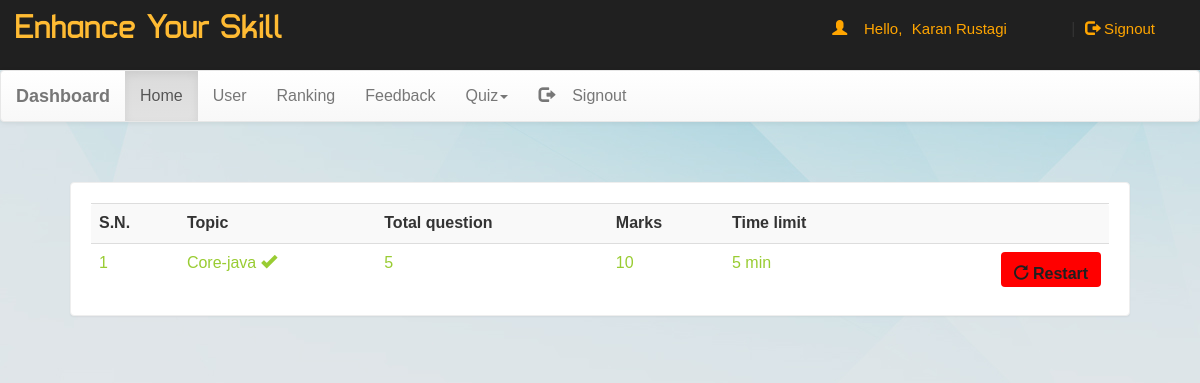
The app's page /dash.php (signed in) with its own data.
### tables this page shows
CREATE TABLE IF NOT EXISTS `quiz` (
  `eid` text NOT NULL,
  `title` varchar(100) NOT NULL,
  `sahi` int(11) NOT NULL,
  `wrong` int(11) NOT NULL,
  `total` int(11) NOT NULL,
  `time` bigint(20) NOT NULL,
  `intro` text NOT NULL,
  `tag` varchar(100) NOT NULL,
  `date` timestamp NOT NULL DEFAULT CURRENT_TIMESTAMP ON UPDATE CURRENT_TIMESTAMP
);

### dash.php (the view, shortened to what this page needs)
<!DOCTYPE html PUBLIC "-//W3C//DTD XHTML 1.0 Transitional//EN" "http://www.w3.org/TR/xhtml1/DTD/xhtml1-transitional.dtd">
<html xmlns="http://www.w3.org/1999/xhtml">
<head>
<link  rel="stylesheet" href="css/bootstrap.min.css"/>
 <link  rel="stylesheet" href="css/bootstrap-theme.min.css"/>
 <link rel="stylesheet" href="css/main.css">
 <link  rel="stylesheet" href="css/font.css">
</head>
<body  style="background:#eee;background-image: url('image/course.jpg')">
<div class="header">
<div class="row">
<div class="col-lg-6">
<span class="logo">Enhance Your Skill</span></div>
<?php
 include_once 'dbConnection.php';
$email=$_SESSION['email'];
  if(!(isset($_SESSION['email']))){
header("location:index.php");
}
else
{
$name = $_SESSION['name'];;
echo '<span class="pull-right top title1" ><span class="log1"><span class="glyphicon glyphicon-user" aria-hidden="true"></span>&nbsp;&nbsp;&nbsp;&nbsp;Hello,</span> <a href="account.php" class="log log1">'.$name.'</a>&nbsp;|&nbsp;<a href="logout.php?q=account.php" class="log"><span class="glyphicon glyphicon-log-out" aria-hidden="true"></span>&nbsp;Signout</button></a></span>';
}?>
</div></div>
<nav class="navbar navbar-default title1">
  <div class="container-fluid">
    <div class="navbar-header">
      <a class="navbar-brand" href="dash.php?q=0"><b>Dashboard</b></a>
    </div>
    <div class="collapse navbar-collapse" id="bs-example-navbar-collapse-1">
      <ul class="nav navbar-nav">
        <li <?php if(@$_GET['q']==0) echo'class="active"'; ?>><a href="dash.php?q=0">Home<span class="sr-only">(current)</span></a></li>
        <li <?php if(@$_GET['q']==1) echo'class="active"'; ?>><a href="dash.php?q=1">User</a></li>
		<li <?php if(@$_GET['q']==2) echo'class="active"'; ?>><a href="dash.php?q=2">Ranking</a></li>
		<li <?php if(@$_GET['q']==3) echo'class="active"'; ?>><a href="dash.php?q=3">Feedback</a></li>
        <li class="dropdown <?php if(@$_GET['q']==4 || @$_GET['q']==5) echo'active"'; ?>">
          <a href="#" class="dropdown-toggle" data-toggle="dropdown" role="button" aria-haspopup="true" aria-expanded="false">Quiz<span class="caret"></span></a>
        </li><li class="pull-right"> <a href="logout.php?q=account.php"><span class="glyphicon glyphicon-log-out" aria-hidden="true"></span>&nbsp;&nbsp;&nbsp;&nbsp;Signout</a></li>
      </ul>
          </div>
  </div>
</nav>
<div class="container">
<div class="row">
<div class="col-md-12">
<?php if(@$_GET['q']==0) {
$result = mysqli_query($con,"SELECT * FROM quiz ORDER BY date DESC") or die('Error');
echo  '<div class="panel"><div class="table-responsive"><table class="table table-striped title1">
<tr><td><b>S.N.</b></td><td><b>Topic</b></td><td><b>Total question</b></td><td><b>Marks</b></td><td><b>Time limit</b></td><td></td></tr>';
$c=1;
while($row = mysqli_fetch_array($result)) {
	$title = $row['title'];
	$total = $row['total'];
	$sahi = $row['sahi'];
    $time = $row['time'];
	$eid = $row['eid'];
$q12=mysqli_query($con,"SELECT score FROM history WHERE eid='$eid' AND email='$email'" )or die('Error98');
$rowcount=mysqli_num_rows($q12);
if($rowcount == 0){
	echo '<tr><td>'.$c++.'</td><td>'.$title.'</td><td>'.$total.'</td><td>'.$sahi*$total.'</td><td>'.$time.'&nbsp;min</td>
	<td><b><a href="account.php?q=quiz&step=2&eid='.$eid.'&n=1&t='.$total.'" class="pull-right btn sub1" style="margin:0px;background:#99cc32"><span class="glyphicon glyphicon-new-window" aria-hidden="true"></span>&nbsp;<span class="title1"><b>Start</b></span></a></b></td></tr>';
}
else
{
echo '<tr style="color:#99cc32"><td>'.$c++.'</td><td>'.$title.'&nbsp;<span title="This quiz is already solve by you" class="glyphicon glyphicon-ok" aria-hidden="true"></span></td><td>'.$total.'</td><td>'.$sahi*$total.'</td><td>'.$time.'&nbsp;min</td>
	<td><b><a href="update.php?q=quizre&step=25&eid='.$eid.'&n=1&t='.$total.'" class="pull-right btn sub1" style="margin:0px;background:red"><span class="glyphicon glyphicon-repeat" aria-hidden="true"></span>&nbsp;<span class="title1"><b>Restart</b></span></a></b></td></tr>';
}
}
echo '</table></div></div>';
}
?>
</div>
</div></div>
</body>
</html>

### css/main.css (style rules this page uses)
body { overflow-x:hidden; width:100%; font: 15px "Century Gothic", "Times Roman", sans-serif; background:#eee; min-height:550px; background-attachment:fixed; }
.panel { border-color:#eee; margin:40px; padding:20px; font: 15px "Century Gothic", "Times Roman", sans-serif; }
.header { background:#202020; height:70px; }
.logo { font-family:'typo'; font-size:35px; color:#ffbb33; margin:15px; }
.title1 { font: 16px "Century Gothic", "Times Roman", sans-serif; }
.sub1 { width:90px; color:#202020; background:orange; font-size:15px; height:35px; margin:20px; padding:10px; width:100px; }
.top { margin-top:20px; }
.log1 { font: 15px 'Ubuntu', sans-serif; color:orange; margin-left:10px; }
.log { margin:10px; margin-right:60px; margin-left:5px; color:orange; text-decoration:none; font-size:20px; font-size:15px; }

### records on screen
quiz: title "Core-java", total "5", $sahi*$total "10", time "5"

### other values on screen
$name "Karan Rustagi"
